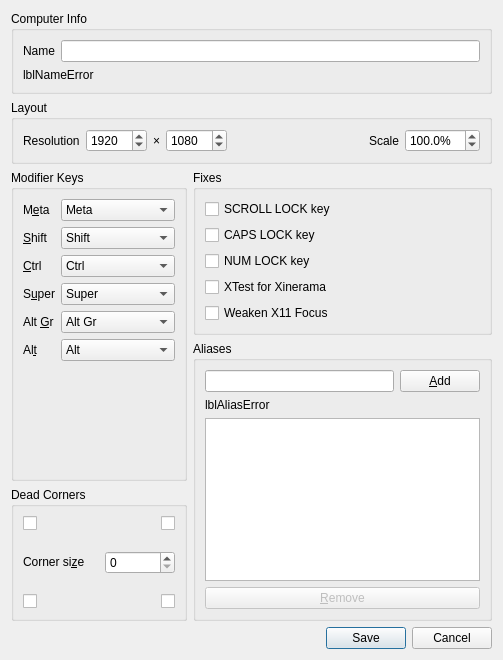
<?xml version="1.0" encoding="UTF-8"?>
<ui version="4.0">
 <class>ComputerSettingsDialog</class>
 <widget class="QDialog" name="ComputerSettingsDialog">
  <property name="geometry">
   <rect>
    <x>0</x>
    <y>0</y>
    <width>503</width>
    <height>660</height>
   </rect>
  </property>
  <property name="windowTitle">
   <string>Computer settings</string>
  </property>
  <layout class="QVBoxLayout" name="_2">
   <item>
    <widget class="QGroupBox" name="groupComputerName">
     <property name="sizePolicy">
      <sizepolicy hsizetype="Preferred" vsizetype="Maximum">
       <horstretch>0</horstretch>
       <verstretch>0</verstretch>
      </sizepolicy>
     </property>
     <property name="title">
      <string>Computer Info</string>
     </property>
     <layout class="QVBoxLayout" name="_3">
      <item>
       <layout class="QHBoxLayout" name="_4">
        <item>
         <widget class="QLabel" name="label_7">
          <property name="sizePolicy">
           <sizepolicy hsizetype="Preferred" vsizetype="Fixed">
            <horstretch>0</horstretch>
            <verstretch>0</verstretch>
           </sizepolicy>
          </property>
          <property name="text">
           <string>Name</string>
          </property>
          <property name="buddy">
           <cstring>lineNameEdit</cstring>
          </property>
         </widget>
        </item>
        <item>
         <widget class="QLineEdit" name="lineNameEdit">
          <property name="sizePolicy">
           <sizepolicy hsizetype="Expanding" vsizetype="Fixed">
            <horstretch>0</horstretch>
            <verstretch>0</verstretch>
           </sizepolicy>
          </property>
          <property name="maxLength">
           <number>255</number>
          </property>
         </widget>
        </item>
       </layout>
      </item>
      <item>
       <widget class="QLabel" name="lblNameError">
        <property name="sizePolicy">
         <sizepolicy hsizetype="Preferred" vsizetype="Fixed">
          <horstretch>0</horstretch>
          <verstretch>0</verstretch>
         </sizepolicy>
        </property>
        <property name="minimumSize">
         <size>
          <width>0</width>
          <height>0</height>
         </size>
        </property>
        <property name="text">
         <string notr="true">lblNameError</string>
        </property>
        <property name="alignment">
         <set>Qt::AlignmentFlag::AlignLeading|Qt::AlignmentFlag::AlignLeft|Qt::AlignmentFlag::AlignVCenter</set>
        </property>
       </widget>
      </item>
     </layout>
    </widget>
   </item>
   <item>
    <widget class="QGroupBox" name="groupLayout">
     <property name="sizePolicy">
      <sizepolicy hsizetype="Preferred" vsizetype="Maximum">
       <horstretch>0</horstretch>
       <verstretch>0</verstretch>
      </sizepolicy>
     </property>
     <property name="title">
      <string>Layout</string>
     </property>
     <layout class="QHBoxLayout" name="layoutGeometry">
      <item>
       <widget class="QLabel" name="lblResolution">
        <property name="text">
         <string>Resolution</string>
        </property>
        <property name="buddy">
         <cstring>sbWidth</cstring>
        </property>
       </widget>
      </item>
      <item>
       <widget class="QSpinBox" name="sbWidth">
        <property name="toolTip">
         <string>Width of the computer's desktop in pixels, all of its displays combined.</string>
        </property>
        <property name="minimum">
         <number>1</number>
        </property>
        <property name="maximum">
         <number>65535</number>
        </property>
        <property name="value">
         <number>1920</number>
        </property>
       </widget>
      </item>
      <item>
       <widget class="QLabel" name="lblResolutionBy">
        <property name="text">
         <string notr="true">×</string>
        </property>
       </widget>
      </item>
      <item>
       <widget class="QSpinBox" name="sbHeight">
        <property name="toolTip">
         <string>Height of the computer's desktop in pixels, all of its displays combined.</string>
        </property>
        <property name="minimum">
         <number>1</number>
        </property>
        <property name="maximum">
         <number>65535</number>
        </property>
        <property name="value">
         <number>1080</number>
        </property>
       </widget>
      </item>
      <item>
       <spacer name="spacerGeometry">
        <property name="orientation">
         <enum>Qt::Orientation::Horizontal</enum>
        </property>
        <property name="sizeHint" stdset="0">
         <size>
          <width>20</width>
          <height>0</height>
         </size>
        </property>
       </spacer>
      </item>
      <item>
       <widget class="QLabel" name="lblScale">
        <property name="text">
         <string>Scale</string>
        </property>
        <property name="buddy">
         <cstring>sbScale</cstring>
        </property>
       </widget>
      </item>
      <item>
       <widget class="QDoubleSpinBox" name="sbScale">
        <property name="toolTip">
         <string>Size of the computer in the layout relative to its resolution.</string>
        </property>
        <property name="suffix">
         <string notr="true">%</string>
        </property>
        <property name="decimals">
         <number>1</number>
        </property>
        <property name="minimum">
         <double>5.000000000000000</double>
        </property>
        <property name="maximum">
         <double>2000.000000000000000</double>
        </property>
        <property name="singleStep">
         <double>5.000000000000000</double>
        </property>
        <property name="value">
         <double>100.000000000000000</double>
        </property>
       </widget>
      </item>
     </layout>
    </widget>
   </item>
   <item>
    <layout class="QHBoxLayout" name="layoutOptions">
     <item>
      <layout class="QVBoxLayout" name="layoutLeftSide">
       <item>
        <widget class="QGroupBox" name="groupModifers">
         <property name="title">
          <string>Modifier Keys</string>
         </property>
         <layout class="QFormLayout" name="formLayout_2">
          <item row="0" column="0">
           <widget class="QLabel" name="label_5">
            <property name="maximumSize">
             <size>
              <width>40</width>
              <height>16777215</height>
             </size>
            </property>
            <property name="text">
             <string>M&amp;eta</string>
            </property>
            <property name="buddy">
             <cstring>comboMeta</cstring>
            </property>
           </widget>
          </item>
          <item row="4" column="0">
           <widget class="QLabel" name="label_3">
            <property name="text">
             <string>&amp;Ctrl</string>
            </property>
            <property name="buddy">
             <cstring>comboCtrl</cstring>
            </property>
           </widget>
          </item>
          <item row="6" column="0">
           <widget class="QLabel" name="label_6">
            <property name="text">
             <string>S&amp;uper</string>
            </property>
            <property name="buddy">
             <cstring>comboSuper</cstring>
            </property>
           </widget>
          </item>
          <item row="9" column="0">
           <widget class="QLabel" name="label_4">
            <property name="text">
             <string>Al&amp;t</string>
            </property>
            <property name="buddy">
             <cstring>comboAlt</cstring>
            </property>
           </widget>
          </item>
          <item row="0" column="1">
           <widget class="QComboBox" name="comboMeta">
            <property name="currentIndex">
             <number>3</number>
            </property>
            <item>
             <property name="text">
              <string>Shift</string>
             </property>
            </item>
            <item>
             <property name="text">
              <string>Ctrl</string>
             </property>
            </item>
            <item>
             <property name="text">
              <string>Alt</string>
             </property>
            </item>
            <item>
             <property name="text">
              <string>Meta</string>
             </property>
            </item>
            <item>
             <property name="text">
              <string>Super</string>
             </property>
            </item>
            <item>
             <property name="text">
              <string>Alt Gr</string>
             </property>
            </item>
            <item>
             <property name="text">
              <string>None</string>
             </property>
            </item>
           </widget>
          </item>
          <item row="2" column="1">
           <widget class="QComboBox" name="comboShift">
            <item>
             <property name="text">
              <string>Shift</string>
             </property>
            </item>
            <item>
             <property name="text">
              <string>Ctrl</string>
             </property>
            </item>
            <item>
             <property name="text">
              <string>Alt</string>
             </property>
            </item>
            <item>
             <property name="text">
              <string>Meta</string>
             </property>
            </item>
            <item>
             <property name="text">
              <string>Super</string>
             </property>
            </item>
            <item>
             <property name="text">
              <string>Alt Gr</string>
             </property>
            </item>
            <item>
             <property name="text">
              <string>None</string>
             </property>
            </item>
           </widget>
          </item>
          <item row="2" column="0">
           <widget class="QLabel" name="label_2">
            <property name="maximumSize">
             <size>
              <width>40</width>
              <height>16777215</height>
             </size>
            </property>
            <property name="text">
             <string>&amp;Shift</string>
            </property>
            <property name="buddy">
             <cstring>comboShift</cstring>
            </property>
           </widget>
          </item>
          <item row="9" column="1">
           <widget class="QComboBox" name="comboAlt">
            <property name="currentIndex">
             <number>2</number>
            </property>
            <item>
             <property name="text">
              <string>Shift</string>
             </property>
            </item>
            <item>
             <property name="text">
              <string>Ctrl</string>
             </property>
            </item>
            <item>
             <property name="text">
              <string>Alt</string>
             </property>
            </item>
            <item>
             <property name="text">
              <string>Meta</string>
             </property>
            </item>
            <item>
             <property name="text">
              <string>Super</string>
             </property>
            </item>
            <item>
             <property name="text">
              <string>Alt Gr</string>
             </property>
            </item>
            <item>
             <property name="text">
              <string>None</string>
             </property>
            </item>
           </widget>
          </item>
          <item row="6" column="1">
           <widget class="QComboBox" name="comboSuper">
            <property name="currentIndex">
             <number>4</number>
            </property>
            <item>
             <property name="text">
              <string>Shift</string>
             </property>
            </item>
            <item>
             <property name="text">
              <string>Ctrl</string>
             </property>
            </item>
            <item>
             <property name="text">
              <string>Alt</string>
             </property>
            </item>
            <item>
             <property name="text">
              <string>Meta</string>
             </property>
            </item>
            <item>
             <property name="text">
              <string>Super</string>
             </property>
            </item>
            <item>
             <property name="text">
              <string>Alt Gr</string>
             </property>
            </item>
            <item>
             <property name="text">
              <string>None</string>
             </property>
            </item>
           </widget>
          </item>
          <item row="4" column="1">
           <widget class="QComboBox" name="comboCtrl">
            <property name="currentIndex">
             <number>1</number>
            </property>
            <item>
             <property name="text">
              <string>Shift</string>
             </property>
            </item>
            <item>
             <property name="text">
              <string>Ctrl</string>
             </property>
            </item>
            <item>
             <property name="text">
              <string>Alt</string>
             </property>
            </item>
            <item>
             <property name="text">
              <string>Meta</string>
             </property>
            </item>
            <item>
             <property name="text">
              <string>Super</string>
             </property>
            </item>
            <item>
             <property name="text">
              <string>Alt Gr</string>
             </property>
            </item>
            <item>
             <property name="text">
              <string>None</string>
             </property>
            </item>
           </widget>
          </item>
          <item row="8" column="0">
           <widget class="QLabel" name="labelAltGr">
            <property name="text">
             <string>Alt &amp;Gr</string>
            </property>
            <property name="buddy">
             <cstring>comboAltGr</cstring>
            </property>
           </widget>
          </item>
          <item row="8" column="1">
           <widget class="QComboBox" name="comboAltGr">
            <property name="currentIndex">
             <number>5</number>
            </property>
            <item>
             <property name="text">
              <string>Shift</string>
             </property>
            </item>
            <item>
             <property name="text">
              <string>Ctrl</string>
             </property>
            </item>
            <item>
             <property name="text">
              <string>Alt</string>
             </property>
            </item>
            <item>
             <property name="text">
              <string>Meta</string>
             </property>
            </item>
            <item>
             <property name="text">
              <string>Super</string>
             </property>
            </item>
            <item>
             <property name="text">
              <string>Alt Gr</string>
             </property>
            </item>
            <item>
             <property name="text">
              <string>None</string>
             </property>
            </item>
           </widget>
          </item>
         </layout>
        </widget>
       </item>
       <item>
        <widget class="QGroupBox" name="groupDeadCorners">
         <property name="title">
          <string>Dead Corners</string>
         </property>
         <layout class="QVBoxLayout" name="verticalLayout_2">
          <property name="spacing">
           <number>20</number>
          </property>
          <property name="sizeConstraint">
           <enum>QLayout::SizeConstraint::SetMinAndMaxSize</enum>
          </property>
          <item>
           <layout class="QHBoxLayout" name="layoutDeadCornersTop">
            <item>
             <widget class="QCheckBox" name="chkDeadTopLeft">
              <property name="minimumSize">
               <size>
                <width>0</width>
                <height>0</height>
               </size>
              </property>
              <property name="toolTip">
               <string>Top Left</string>
              </property>
              <property name="autoRepeatInterval">
               <number>100</number>
              </property>
             </widget>
            </item>
            <item>
             <widget class="QCheckBox" name="chkDeadTopRight">
              <property name="minimumSize">
               <size>
                <width>0</width>
                <height>0</height>
               </size>
              </property>
              <property name="toolTip">
               <string>Top Right</string>
              </property>
              <property name="layoutDirection">
               <enum>Qt::LayoutDirection::RightToLeft</enum>
              </property>
             </widget>
            </item>
           </layout>
          </item>
          <item>
           <layout class="QHBoxLayout" name="layoutCornerSize">
            <item>
             <widget class="QLabel" name="label">
              <property name="sizePolicy">
               <sizepolicy hsizetype="Fixed" vsizetype="Fixed">
                <horstretch>0</horstretch>
                <verstretch>0</verstretch>
               </sizepolicy>
              </property>
              <property name="text">
               <string>Corner si&amp;ze</string>
              </property>
              <property name="buddy">
               <cstring>sbSwitchCornerSize</cstring>
              </property>
             </widget>
            </item>
            <item>
             <widget class="QSpinBox" name="sbSwitchCornerSize">
              <property name="sizePolicy">
               <sizepolicy hsizetype="Preferred" vsizetype="Fixed">
                <horstretch>0</horstretch>
                <verstretch>0</verstretch>
               </sizepolicy>
              </property>
              <property name="minimumSize">
               <size>
                <width>70</width>
                <height>0</height>
               </size>
              </property>
             </widget>
            </item>
           </layout>
          </item>
          <item>
           <layout class="QHBoxLayout" name="layoutDeadCornersBottom">
            <item>
             <widget class="QCheckBox" name="chkDeadBottomLeft">
              <property name="minimumSize">
               <size>
                <width>0</width>
                <height>0</height>
               </size>
              </property>
              <property name="toolTip">
               <string>Bottom Left</string>
              </property>
             </widget>
            </item>
            <item>
             <widget class="QCheckBox" name="chkDeadBottomRight">
              <property name="minimumSize">
               <size>
                <width>0</width>
                <height>0</height>
               </size>
              </property>
              <property name="toolTip">
               <string>Bottom Right</string>
              </property>
              <property name="layoutDirection">
               <enum>Qt::LayoutDirection::RightToLeft</enum>
              </property>
             </widget>
            </item>
           </layout>
          </item>
         </layout>
        </widget>
       </item>
      </layout>
     </item>
     <item>
      <layout class="QVBoxLayout" name="layoutRightSide">
       <item>
        <widget class="QGroupBox" name="groupFixes">
         <property name="title">
          <string>Fixes</string>
         </property>
         <layout class="QVBoxLayout" name="verticalLayout_3">
          <item>
           <widget class="QCheckBox" name="chkFixScrollLock">
            <property name="sizePolicy">
             <sizepolicy hsizetype="Minimum" vsizetype="Preferred">
              <horstretch>0</horstretch>
              <verstretch>0</verstretch>
             </sizepolicy>
            </property>
            <property name="text">
             <string>SCROLL LOCK key</string>
            </property>
           </widget>
          </item>
          <item>
           <widget class="QCheckBox" name="chkFixCapsLock">
            <property name="sizePolicy">
             <sizepolicy hsizetype="Minimum" vsizetype="Preferred">
              <horstretch>0</horstretch>
              <verstretch>0</verstretch>
             </sizepolicy>
            </property>
            <property name="text">
             <string>CAPS LOCK key</string>
            </property>
           </widget>
          </item>
          <item>
           <widget class="QCheckBox" name="chkFixNumLock">
            <property name="sizePolicy">
             <sizepolicy hsizetype="Minimum" vsizetype="Preferred">
              <horstretch>0</horstretch>
              <verstretch>0</verstretch>
             </sizepolicy>
            </property>
            <property name="text">
             <string>NUM LOCK key</string>
            </property>
           </widget>
          </item>
          <item>
           <widget class="QCheckBox" name="chkFixXTest">
            <property name="sizePolicy">
             <sizepolicy hsizetype="Minimum" vsizetype="Preferred">
              <horstretch>0</horstretch>
              <verstretch>0</verstretch>
             </sizepolicy>
            </property>
            <property name="text">
             <string>XTest for Xinerama</string>
            </property>
            <property name="checked">
             <bool>false</bool>
            </property>
           </widget>
          </item>
          <item>
           <widget class="QCheckBox" name="chkWeakX11Focus">
            <property name="toolTip">
             <string>X11 computers Only, When enabled the client will not give focus to its focused window as soon as the client is switched to. This can help prevent unwanted focus stealing with some X11 setups.</string>
            </property>
            <property name="text">
             <string>Weaken X11 Focus</string>
            </property>
           </widget>
          </item>
         </layout>
        </widget>
       </item>
       <item>
        <widget class="QGroupBox" name="groupAliases">
         <property name="sizePolicy">
          <sizepolicy hsizetype="Preferred" vsizetype="Expanding">
           <horstretch>0</horstretch>
           <verstretch>0</verstretch>
          </sizepolicy>
         </property>
         <property name="title">
          <string>Aliases</string>
         </property>
         <layout class="QVBoxLayout" name="verticalLayout">
          <item>
           <layout class="QHBoxLayout" name="horizontalLayout">
            <item>
             <widget class="QLineEdit" name="lineAddAlias">
              <property name="sizePolicy">
               <sizepolicy hsizetype="Expanding" vsizetype="Fixed">
                <horstretch>0</horstretch>
                <verstretch>0</verstretch>
               </sizepolicy>
              </property>
              <property name="minimumSize">
               <size>
                <width>168</width>
                <height>20</height>
               </size>
              </property>
              <property name="maxLength">
               <number>255</number>
              </property>
             </widget>
            </item>
            <item>
             <widget class="QPushButton" name="btnAddAlias">
              <property name="enabled">
               <bool>true</bool>
              </property>
              <property name="text">
               <string>&amp;Add</string>
              </property>
             </widget>
            </item>
           </layout>
          </item>
          <item>
           <widget class="QLabel" name="lblAliasError">
            <property name="sizePolicy">
             <sizepolicy hsizetype="Minimum" vsizetype="Maximum">
              <horstretch>0</horstretch>
              <verstretch>0</verstretch>
             </sizepolicy>
            </property>
            <property name="minimumSize">
             <size>
              <width>0</width>
              <height>0</height>
             </size>
            </property>
            <property name="maximumSize">
             <size>
              <width>16777215</width>
              <height>16777215</height>
             </size>
            </property>
            <property name="text">
             <string notr="true">lblAliasError</string>
            </property>
            <property name="wordWrap">
             <bool>true</bool>
            </property>
           </widget>
          </item>
          <item>
           <widget class="QListWidget" name="listAliases">
            <property name="sizePolicy">
             <sizepolicy hsizetype="Preferred" vsizetype="Expanding">
              <horstretch>0</horstretch>
              <verstretch>0</verstretch>
             </sizepolicy>
            </property>
            <property name="minimumSize">
             <size>
              <width>0</width>
              <height>0</height>
             </size>
            </property>
            <property name="maximumSize">
             <size>
              <width>16777215</width>
              <height>16777215</height>
             </size>
            </property>
            <property name="selectionMode">
             <enum>QAbstractItemView::SelectionMode::ExtendedSelection</enum>
            </property>
           </widget>
          </item>
          <item>
           <widget class="QPushButton" name="btnRemoveAlias">
            <property name="enabled">
             <bool>false</bool>
            </property>
            <property name="text">
             <string>&amp;Remove</string>
            </property>
           </widget>
          </item>
         </layout>
        </widget>
       </item>
      </layout>
     </item>
    </layout>
   </item>
   <item>
    <widget class="QDialogButtonBox" name="buttonBox">
     <property name="minimumSize">
      <size>
       <width>0</width>
       <height>0</height>
      </size>
     </property>
     <property name="orientation">
      <enum>Qt::Orientation::Horizontal</enum>
     </property>
     <property name="standardButtons">
      <set>QDialogButtonBox::StandardButton::Cancel|QDialogButtonBox::StandardButton::Save</set>
     </property>
    </widget>
   </item>
  </layout>
 </widget>
 <tabstops>
  <tabstop>lineNameEdit</tabstop>
  <tabstop>sbWidth</tabstop>
  <tabstop>sbHeight</tabstop>
  <tabstop>sbScale</tabstop>
  <tabstop>comboMeta</tabstop>
  <tabstop>comboShift</tabstop>
  <tabstop>comboCtrl</tabstop>
  <tabstop>comboSuper</tabstop>
  <tabstop>comboAltGr</tabstop>
  <tabstop>comboAlt</tabstop>
  <tabstop>chkDeadTopLeft</tabstop>
  <tabstop>chkDeadTopRight</tabstop>
  <tabstop>sbSwitchCornerSize</tabstop>
  <tabstop>chkDeadBottomLeft</tabstop>
  <tabstop>chkDeadBottomRight</tabstop>
  <tabstop>chkFixScrollLock</tabstop>
  <tabstop>chkFixCapsLock</tabstop>
  <tabstop>chkFixNumLock</tabstop>
  <tabstop>chkFixXTest</tabstop>
  <tabstop>lineAddAlias</tabstop>
  <tabstop>btnAddAlias</tabstop>
  <tabstop>listAliases</tabstop>
  <tabstop>btnRemoveAlias</tabstop>
 </tabstops>
 <resources/>
 <connections/>
</ui>
